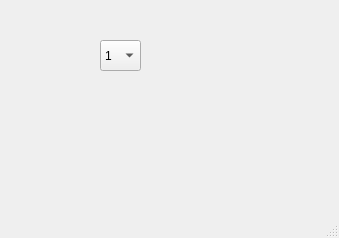
<?xml version="1.0" encoding="UTF-8"?>
<ui version="4.0">
 <class>MainWindow</class>
 <widget class="QMainWindow" name="MainWindow">
  <property name="geometry">
   <rect>
    <x>0</x>
    <y>0</y>
    <width>339</width>
    <height>238</height>
   </rect>
  </property>
  <property name="windowTitle">
   <string>MainWindow</string>
  </property>
  <widget class="QWidget" name="centralwidget">
   <widget class="QComboBox" name="comboBox">
    <property name="geometry">
     <rect>
      <x>100</x>
      <y>40</y>
      <width>41</width>
      <height>31</height>
     </rect>
    </property>
    <item>
     <property name="text">
      <string>1</string>
     </property>
    </item>
    <item>
     <property name="text">
      <string>2</string>
     </property>
    </item>
    <item>
     <property name="text">
      <string>3</string>
     </property>
    </item>
   </widget>
  </widget>
  <widget class="QMenuBar" name="menubar">
   <property name="geometry">
    <rect>
     <x>0</x>
     <y>0</y>
     <width>339</width>
     <height>21</height>
    </rect>
   </property>
  </widget>
  <widget class="QStatusBar" name="statusbar"/>
 </widget>
 <resources/>
 <connections/>
</ui>
